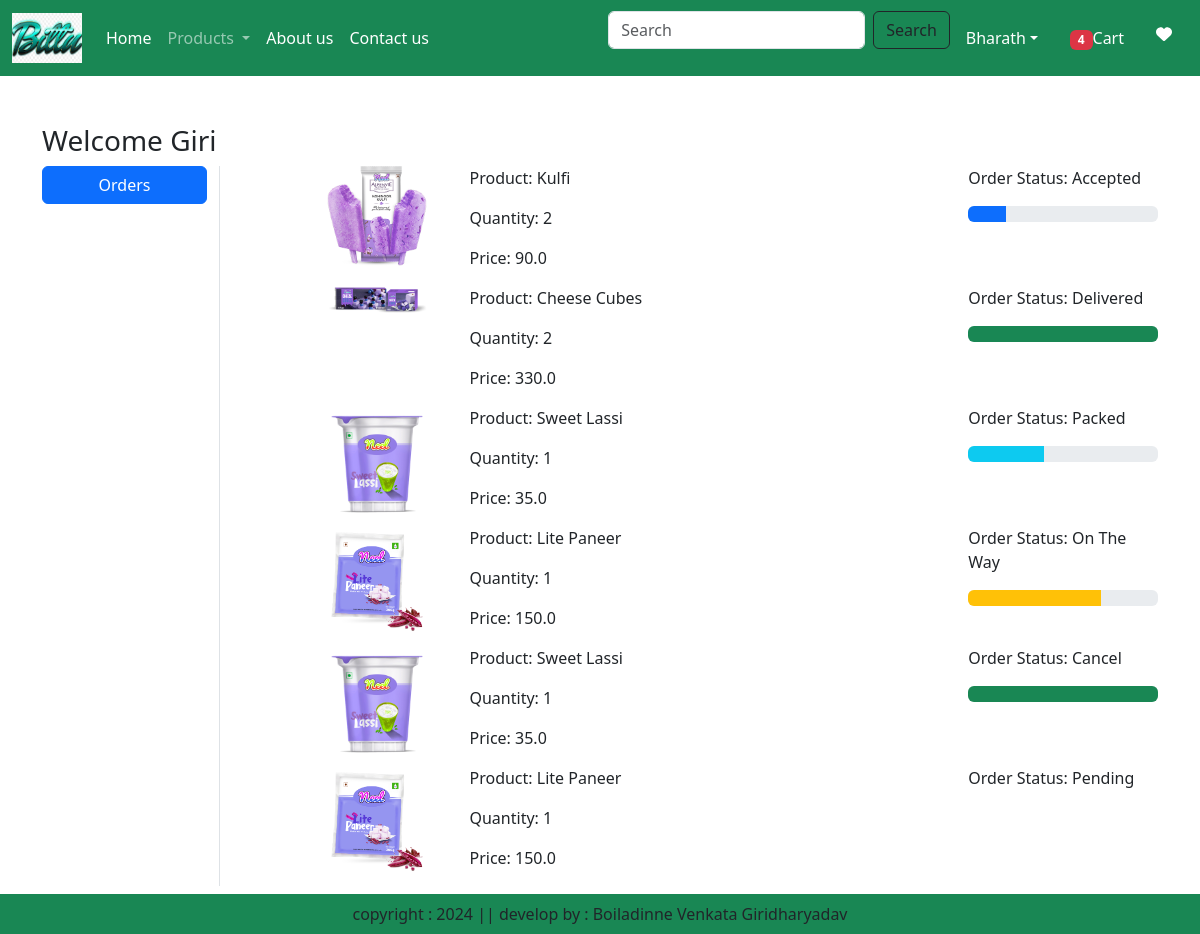
Screenshot of /orders/ (signed in) with the database file from the repository.
### app/models.py (models this page shows, shortened)
class OrderPlaced(models.Model):
    user = models.ForeignKey(User,on_delete=models.CASCADE)
    customer = models.ForeignKey(Customer,on_delete=models.CASCADE)
    product = models.ForeignKey(Product,on_delete=models.CASCADE)
    quantity = models.PositiveIntegerField(default=1)
    ordered_date = models.DateTimeField(auto_now_add=True)
    status = models.CharField(max_length=50,choices=STATE_CHOICES,default='pending')
    Payment = models.ForeignKey(Payment,on_delete=models.CASCADE,default="")
    @property
    def total_cost(self):
        return self.quantity * self.product.discounted_price

class Product(models.Model):
    title = models.CharField(max_length=100)
    selling_price = models.FloatField()
    discounted_price = models.FloatField()
    description = models.TextField()
    composition = models.TextField(default='')
    prodapp = models.TextField(default='')
    category = models.CharField(choices=CATEGORY_CHOICES, max_length=2)
    product_image = models.ImageField(upload_to='product')

### app/views.py (the view)
# urls.py: path('orders/',views.orders,name='orders'),
@login_required
def orders(request):
    totalitem = 0
    wishitem = 0
    if request.user.is_authenticated:
        totalitem = len(Cart.objects.filter(user=request.user))
        wishitem = len(Wishlist.objects.filter(user=request.user))
    order_placed=OrderPlaced.objects.filter(user=request.user)
    return render(request,'app/orders.html',locals())

### app/templates/app/orders.html (shortened to what this page needs)
{% extends 'app/base.html' %}
{% load static %}
{% block main-content %}
<div class="container my-5">
    <div class="row">
        <h3>Welcome <span class="text-capitalize">{{request.user}}</span></h3>
        <div class="col-sm-2 border-end">
            <ul class="list-unstyled">
                <li class="d-grid"><a href="{% url 'orders' %}" class="btn btn-primary">Orders</a></li>
            </ul>
        </div>
        <div class="col-sm-9 offset-sm-1">
            {% for op in order_placed %}
            <div class="row">
                <div class="col-sm-2">
                    <img src="{{op.product.product_image.url}}" class="img-fluid" height="100" width="100"/>
                </div>
                <div class="col-sm-7">
                    <p>Product: {{op.product.title}}</p>
                    <p>Quantity: {{op.quantity}}</p>
                    <p>Price: {{op.total_cost}}</p>
                </div>
                <div class="col-sm-3">
                    <p> Order Status: {{op.status}} </p>
                    {% if op.status == 'Accepted' %}
                    <div class="progress">
                        <div class="progress-bar" role="progressbar" style="width: 20%" aria-valuenow="20"
                        aria-valuemin="0" aria-valuemax="100"></div>
                    </div>
                    {% endif %}
                    {% if op.status == 'Packed' %}
                    <div class="progress">
                        <div class="progress-bar bg-info" role="progressbar" style="width: 40%" aria-valuenow="40" aria-valuemin="0" aria-valuemax="100"></div>
                    </div>
                    {% endif %}
                    {% if op.status == 'On The Way' %}
                    <div class="progress">
                        <div class="progress-bar bg-warning" role="progressbar" style="width: 70%" aria-valuenow="70" aria-valuemin="0" aria-valuemax="100"></div>
                    </div>
                    {% endif %}
                    {% if op.status == 'Delivered' %}
                    <div class="progress">
                        <div class="progress-bar bg-success" role="progressbar" style="width: 100%" aria-valuenow="100" aria-valuemin="0" aria-valuemax="100"></div>
                    </div>
                    {% endif %}
                    {% if op.status == 'Cancel' %}
                    <div class="progress">
                         <div class="progress-bar bg-success" role="progressbar" style="width: 100%" aria-valuenow="100" aria-valuemin="0" aria-valuemax="100"></div>
                    </div>
                    {% endif %}
                </div>
            </div>
            {% endfor%}
        </div>
    </div>
</div>
{% endblock main-content %}

### rows the page displays
OrderPlaced: product.product_image (picture), product "Kulfi", quantity "2", total_cost "90.0", status "Accepted"
OrderPlaced: product.product_image (picture), product "Cheese Cubes", quantity "2", total_cost "330.0", status "Delivered"
OrderPlaced: product.product_image (picture), product "Sweet Lassi", quantity "1", total_cost "35.0", status "Packed"
OrderPlaced: product.product_image (picture), product "Lite Paneer", quantity "1", total_cost "150.0", status "On The Way"
OrderPlaced: product.product_image (picture), product "Sweet Lassi", quantity "1", total_cost "35.0", status "Cancel"
OrderPlaced: product.product_image (picture), product "Lite Paneer", quantity "1", total_cost "150.0", status "Pending"

### other values shown
{{ totalitem }} "4"
{{ request.user }} "Giri"
